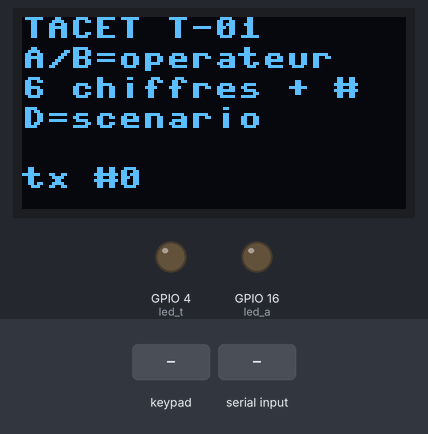
A program run on a simulated ESP32 board running MicroPython. On the bench: 128×64 one-colour display, output pins drawn as LEDs (lit = HIGH). Inputs (shaded band) come from the test bench. Random numbers come from a fixed seed; the interpreter's speed is modelled, so counts of loop turns are approximate; library files of the repository ran but are not shown: ssd1306.py; pins used as bus, display or sensor lines are not drawn; what the program prints to the serial console is not drawn.

Above: at 1.2 s.
1.3 s: keypad keys 1 2 3 A D pressed 0.4 s apart
At 4.9 s:
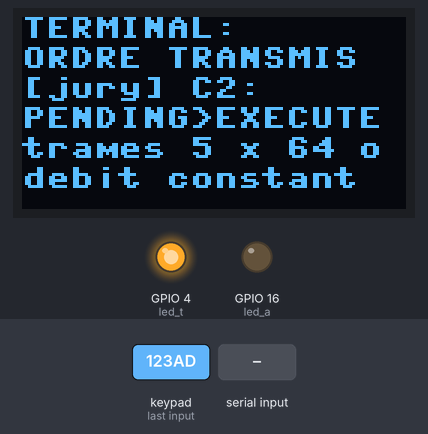
6.3 s: key 'D' pressed
At 7.6 s:
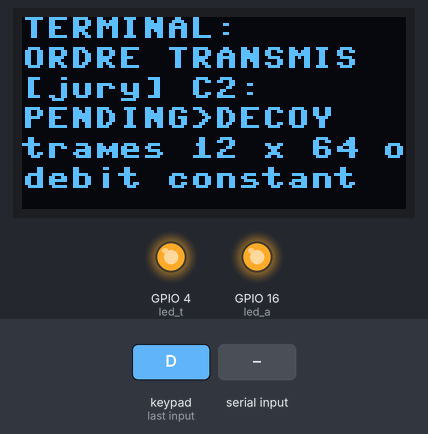
9.3 s: "kind" typed at the serial console
At 11.3 s:
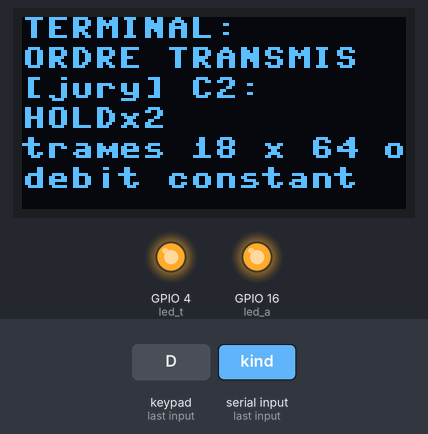
12.3 s: keypad keys 1 3 9 7 D pressed 0.4 s apart
At 15.5 s:
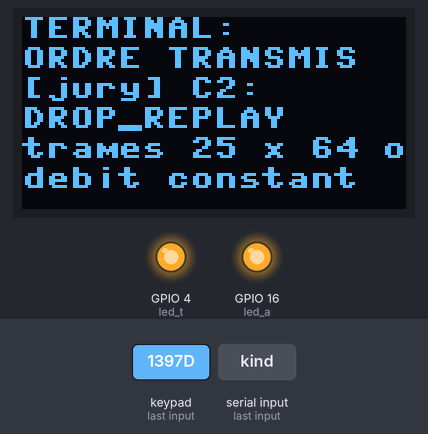
15.8 s: "D" typed at the serial console
At 17.4 s:
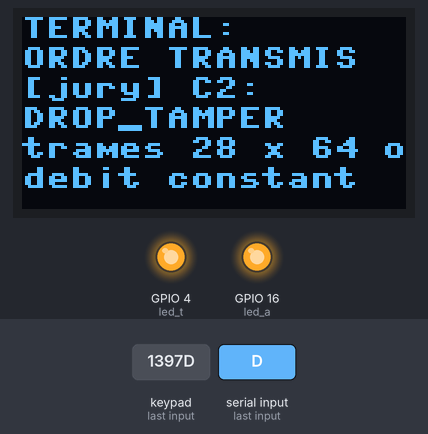
18.8 s: keypad keys 4 5 6 B D pressed 0.4 s apart
At 22.0 s:
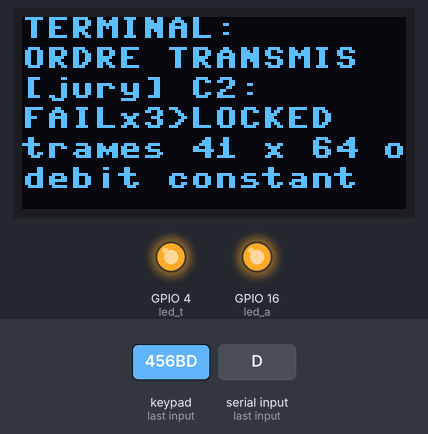
Timing chart, 0 to 23.5 s (numbered marks = the images above; inputs shaded):
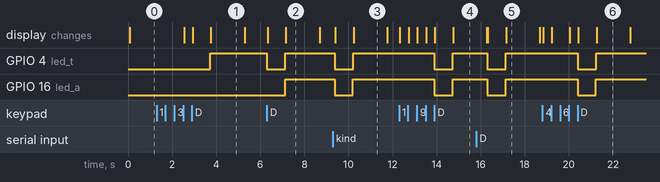

Measured:
- after the input at 1.3 s, GPIO 4 (led_t): LOW → HIGH after 2.4 s; the display: first changes after 1.2 s (image 1 shows a later state)
- after the input at 6.3 s, GPIO 4 (led_t): HIGH → LOW at once, → HIGH 0.83 s later; GPIO 16 (led_a): LOW → HIGH after 0.84 s; the display: first changes at once (image 2 shows a later state)
- after the input at 9.3 s, GPIO 4 (led_t), GPIO 16 (led_a): HIGH → LOW after 0.08 s, → HIGH 0.83 s later; the display: first changes after 0.10 s (image 3 shows a later state)
- after the input at 12.3 s, GPIO 4 (led_t), GPIO 16 (led_a): HIGH → LOW after 1.6 s, → HIGH 0.83 s later; the display: first changes at once (image 4 shows a later state)
- after the input at 15.8 s, GPIO 4 (led_t), GPIO 16 (led_a): HIGH → LOW after 0.50 s, → HIGH 0.83 s later
- after the input at 18.8 s, GPIO 4 (led_t): HIGH → LOW after 1.6 s, → HIGH 0.84 s later; GPIO 16 (led_a): HIGH → LOW after 1.6 s, → HIGH 0.83 s later; the display: first changes at once (image 6 shows a later state)
- what the display in image 1 shows lasts 1.5 s, from 3.8 s to 5.3 s

The program:

main.py
```python
"""TACET - terminal d'autorisation sous contrainte (ESP32 + MicroPython).

Clavier 4x4 : A/B = operateur 1/2, 6 chiffres + '#' = envoyer, '*' = annuler,
D = scenario de demonstration suivant (S1..S6).
LED verte = ce que voit l'agresseur. LED rouge = verdict C2 (DEMO UNIQUEMENT :
absente d'un vrai terminal).
"""
import sys
import select
import time
from machine import Pin, I2C
import tconfig as cfg
import tproto as P
import tchannel as C
import tscen as S
from ssd1306 import SSD1306_I2C

i2c = I2C(0, scl=Pin(cfg.SCL), sda=Pin(cfg.SDA), freq=400000)
oled = SSD1306_I2C(128, 64, i2c)
led_t = Pin(cfg.LED_TERMINAL, Pin.OUT)
led_a = Pin(cfg.LED_ALARM, Pin.OUT)
rows = [Pin(p, Pin.OUT, value=0) for p in cfg.KP_ROWS]
cols = [Pin(p, Pin.IN, Pin.PULL_DOWN) for p in cfg.KP_COLS]
MAP = ("123A", "456B", "789C", "*0#D")

keys = P.Keys(cfg.MASTER)
term = P.Terminal(keys)
c2 = P.C2(keys, cfg.OPERATORS, bio_thr=cfg.BIO_THRESHOLD)
obs = C.Observer()
link = C.Link(term, c2, obs, slot_ms=cfg.SLOT_MS)
ctx = S.Ctx(link, term, c2)
poll = select.poll()
poll.register(sys.stdin, select.POLLIN)
ALARM = ("DECOY", "HOLD", "DROP_TAMPER", "DROP_REPLAY", "FAIL", "LOCKED")


def scan():
    for r in range(4):
        rows[r].value(1)
        for c in range(4):
            if cols[c].value():
                rows[r].value(0)
                return MAP[r][c]
        rows[r].value(0)
    return None


def show(*lines):
    oled.fill(0)
    for i, l in enumerate(lines[:6]):
        oled.text(l[:16], 0, i * 10)
    oled.show()


def on_event(e):
    k = e["kind"]
    print("C2>", k, {x: e[x] for x in e if x not in ("kind",)})
    led_a.value(1 if k in ALARM else 0)


def summarize(out):
    s, last, n = [], None, 0
    for k in out + [None]:
        if k == last:
            n += 1
            continue
        if last is not None:
            s.append(last + ("x%d" % n if n > 1 else ""))
        last, n = k, 1
    return ">".join(s)


def scenario(i):
    print("=== %s ===" % S.NAMES[i])
    if i == 0:                      # nouveau tour : deverrouillage administrateur
        c2.locked.clear()
        c2.fails.clear()
    led_t.value(0); led_a.value(0)
    show("TACET T-01", S.NAMES[i][:16], "Operateur: saisie", "puis envoi...")
    time.sleep_ms(800)
    out = S.run(i, ctx, on_event)
    led_t.value(1)                         # l'agresseur voit toujours la meme chose
    show("TERMINAL:", "ORDRE TRANSMIS", "[jury] C2:", summarize(out)[:16],
         "trames %d x 64 o" % len(obs.seen), "debit constant")
    print("RESULT", i + 1, out)
    time.sleep_ms(1500)


def idle_screen(msg=""):
    show("TACET T-01", "A/B=operateur", "6 chiffres + #", "D=scenario", msg,
         "tx #%d" % term.ctr)


def main():
    print("TACET boot ; profils op1 mu=%d op2 mu=%d" % (ctx.prof[1].mu_m, ctx.prof[2].mu_m))
    idle_screen()
    nxt = time.ticks_add(time.ticks_ms(), cfg.SLOT_MS)
    op, buf, ts, scen, cmd = None, "", [], 0, 1
    while True:
        k = scan()
        if k is None and poll.poll(0):
            ch = sys.stdin.read(1).upper()
            k = ch if ch in "0123456789ABCD*#" else None
        now = time.ticks_ms()
        if k:
            if k == "D":
                scenario(scen % 6); scen += 1; idle_screen()
            elif k in "AB":
                op, buf, ts = (1 if k == "A" else 2), "", []
                show("Operateur %d" % op, "PIN: ")
            elif k == "*":
                op, buf, ts = None, "", []; idle_screen("annule")
            elif k == "#" and op and len(buf) == cfg.PIN_LEN:
                term.submit(op, buf, cmd, 1, 250000, 0)
                show("TERMINAL:", "ORDRE TRANSMIS"); led_t.value(1)
                op, buf, ts = None, "", []
            elif k.isdigit() and op and len(buf) < cfg.PIN_LEN:
                buf += k; ts.append(now)
                show("Operateur %d" % op, "PIN: " + "*" * len(buf))
            while scan():                  # anti-rebond
                time.sleep_ms(10)
        if time.ticks_diff(now, nxt) >= 0:
            nxt = time.ticks_add(nxt, cfg.SLOT_MS)
            f, ev = link.slot()
            if ev and ev["kind"] != "COVER":
                on_event(ev)
                if ev["kind"] in ("EXECUTE", "DECOY", "HOLD"):
                    cmd += 1
        time.sleep_ms(20)


main()
```

tconfig.py
```python
"""TACET - configuration de DEMONSTRATION. Ne jamais reutiliser ces secrets."""
MASTER = b"TACET-DEMO-MASTER-KEY-0001-NOT-SECRET"
OPERATORS = {1: ("482915", "482951"),   # op -> (PIN normal, PIN contrainte)
             2: ("739206", "739260")}
BIO_THRESHOLD = 96
SLOT_MS = 1000
PIN_LEN = 6
# Broches ESP32 (voir docs/WIRING.md)
KP_ROWS = (32, 33, 25, 26)
KP_COLS = (27, 23, 19, 18)
SDA, SCL = 21, 22
LED_TERMINAL, LED_ALARM = 4, 16
```

tproto.py
```python
"""TACET - protocole d'autorisation sous contrainte.

Trame fixe de 64 octets : ctr(4) | chiffre(48) | tag_lien(12).
Toutes les trames (ordre reel ou couverture) ont la meme taille, partent a debit
constant et sont indiscernables de l'exterieur. Le terminal ne verifie JAMAIS le
PIN et ne connait pas le PIN de contrainte : la semantique "contrainte" n'existe
que cote C2.

Clair (48 o) : type1 | op1 | cmd2 | action1 | param4 | bio1 | tag_op16 | pad22
"""
from tcrypto import (hmac_sha256, ct_equal, xor_bytes, keystream, u32, derive,
                     urandom)

FRAME_LEN = 64
PT_LEN = 48
LTAG_LEN = 12
OTAG_LEN = 16
T_COVER = 0
T_AUTH = 1


class Keys:
    def __init__(self, master):
        self.kenc = derive(master, b"TACET-ENC")
        self.kmac = derive(master, b"TACET-MAC")


def op_key(kmac, op_id, pin):
    return hmac_sha256(kmac, b"OP" + bytes([op_id]) + pin.encode())


def _otag(kop, ctr, body):
    return hmac_sha256(kop, u32(ctr) + body)[:OTAG_LEN]


class Terminal:
    """Cote operateur. N'a aucune connaissance des PIN valides."""

    def __init__(self, keys, rand=None):
        self.k = keys
        self.ctr = 0
        self.q = []
        self.rand = rand or urandom

    def submit(self, op_id, pin, cmd_id, action, param, bio=0):
        self.q.append((op_id, pin, cmd_id, action, param, bio))

    def pending(self):
        return len(self.q)

    def next_frame(self):
        """Appele a chaque creneau : exactement une trame de 64 o."""
        self.ctr += 1
        ctr = self.ctr
        if self.q:
            op, pin, cmd, act, par, bio = self.q.pop(0)
            body = (bytes([T_AUTH, op]) + bytes([cmd >> 8, cmd & 255, act])
                    + u32(par) + bytes([bio & 255]))
            tag_op = _otag(op_key(self.k.kmac, op, pin), ctr, body)
            pt = body + tag_op + self.rand(PT_LEN - len(body) - OTAG_LEN)
        else:
            pt = bytes([T_COVER]) + self.rand(PT_LEN - 1)
        ct = xor_bytes(pt, keystream(self.k.kenc, ctr, PT_LEN))
        tag = hmac_sha256(self.k.kmac, u32(ctr) + ct)[:LTAG_LEN]
        return u32(ctr) + ct + tag


class C2:
    """Centre de commandement / banque : seul detenteur des PIN et des seuils."""

    def __init__(self, keys, operators, bio_thr=96, max_fail=3, window=8,
                 on_execute=None):
        self.k = keys
        self.ops = operators          # op_id -> (pin_normal, pin_contrainte)
        self.bio_thr = bio_thr
        self.max_fail = max_fail
        self.window = window
        self.on_execute = on_execute
        self.last = 0
        self.fails = {}
        self.locked = set()
        self.cmds = {}                # cmd -> {"first":ctr,"ok":set,"bad":kind}
        self.log = []

    def _ev(self, kind, ctr, **kw):
        e = {"kind": kind, "ctr": ctr}
        e.update(kw)
        self.log.append(e)
        return e

    def receive(self, frame):
        if len(frame) != FRAME_LEN:
            return self._ev("DROP_FORMAT", -1)
        ctr = int.from_bytes(frame[:4], "big")
        ct = frame[4:52]
        tag = frame[52:]
        exp = hmac_sha256(self.k.kmac, frame[:4] + ct)[:LTAG_LEN]
        if not ct_equal(tag, exp):
            return self._ev("DROP_TAMPER", ctr)
        if ctr <= self.last:
            return self._ev("DROP_REPLAY", ctr)
        self.last = ctr
        pt = xor_bytes(ct, keystream(self.k.kenc, ctr, PT_LEN))
        if pt[0] == T_COVER:
            return self._ev("COVER", ctr)
        if pt[0] != T_AUTH:
            return self._ev("DROP_FORMAT", ctr)
        op = pt[1]
        cmd = (pt[2] << 8) | pt[3]
        act = pt[4]
        par = int.from_bytes(pt[5:9], "big")
        bio = pt[9]
        body = pt[:10]
        otag = pt[10:10 + OTAG_LEN]
        if op not in self.ops:
            return self._ev("FAIL", ctr, op=op, cmd=cmd)
        if op in self.locked:
            return self._ev("LOCKED", ctr, op=op, cmd=cmd)
        pn, pd = self.ops[op]
        status = None
        for name, pin in (("OK", pn), ("DURESS", pd)):
            exp_o = _otag(op_key(self.k.kmac, op, pin), ctr, body[:10])
            if ct_equal(otag, exp_o):
                status = name
                break
        if status is None:
            n = self.fails.get(op, 0) + 1
            self.fails[op] = n
            if n >= self.max_fail:
                self.locked.add(op)
            return self._ev("FAIL", ctr, op=op, cmd=cmd, fails=n,
                            locked=op in self.locked)
        self.fails[op] = 0
        if status == "OK" and bio >= self.bio_thr:
            status = "SUSPECT"
        c = self.cmds.get(cmd)
        if c is None or ctr - c["first"] > self.window:
            c = {"first": ctr, "ok": set(), "bad": None}
            self.cmds[cmd] = c
        if status in ("DURESS", "SUSPECT"):
            c["bad"] = status
        if c["bad"]:
            kind = "DECOY" if c["bad"] == "DURESS" else "HOLD"
            return self._ev(kind, ctr, op=op, cmd=cmd, par=par, bio=bio,
                            silent=True)
        c["ok"].add(op)
        if len(c["ok"]) >= 2:
            c["bad"] = "DONE"
            if self.on_execute:
                self.on_execute(cmd, act, par)
            return self._ev("EXECUTE", ctr, cmd=cmd, par=par, ops=sorted(c["ok"]))
        return self._ev("PENDING", ctr, op=op, cmd=cmd, bio=bio)

    def ack(self, ctr, rand=None):
        """Acquittement descendant : meme forme quelle que soit l'issue."""
        r = rand or urandom
        pt = bytes([0xA5]) + u32(ctr) + r(PT_LEN - 5)
        ct = xor_bytes(pt, keystream(self.k.kenc, ctr, PT_LEN, b"D"))
        return u32(ctr) + ct + hmac_sha256(self.k.kmac, b"D" + u32(ctr) + ct)[:LTAG_LEN]
```

tchannel.py
```python
"""TACET - modele de liaison (PAS une simulation radio physique).

Modelise : debit constant (1 trame / creneau), perte aleatoire, et un
observateur passif qui n'enregistre que ce qu'un ecouteur voit (instant, taille).
Les actions d'un adversaire actif (rejeu, alteration) sont des fonctions pures.
"""


class Observer:
    def __init__(self):
        self.seen = []      # (t_ms, taille)

    def tap(self, t, frame):
        self.seen.append((t, len(frame)))

    def summary(self):
        sizes = set([s for _, s in self.seen])
        gaps = set([self.seen[i + 1][0] - self.seen[i][0]
                    for i in range(len(self.seen) - 1)])
        return {"n": len(self.seen), "sizes": sorted(sizes), "gaps": sorted(gaps)}


def replay(frame):
    return bytes(frame)


def tamper(frame, bit=100):
    b = bytearray(frame)
    b[bit // 8] ^= 1 << (bit % 8)
    return bytes(b)


class Link:
    """Terminal -> canal -> C2, un creneau a la fois."""

    def __init__(self, terminal, c2, observer, slot_ms=1000, loss=0.0, rnd=None):
        self.t = terminal
        self.c2 = c2
        self.obs = observer
        self.slot_ms = slot_ms
        self.loss = loss
        self.rnd = rnd
        self.now = 0

    def slot(self, inject=None):
        """Emet exactement une trame ; `inject` = trame adverse supplementaire."""
        f = self.t.next_frame()
        self.now += self.slot_ms
        self.obs.tap(self.now, f)
        ev = None
        if not (self.rnd and self.rnd() < self.loss):
            ev = self.c2.receive(f)
        if inject is not None:
            ev = self.c2.receive(inject)
        return f, ev
```

tscen.py
```python
"""TACET - scenarios de demonstration reproductibles.

Operateur *simule* : les intervalles de frappe sont generes par un LCG entier
deterministe, identique sur PC et sur ESP32, de sorte que la sortie Wokwi peut
etre comparee a la reference hote. Ce n'est PAS un humain : voir docs.
"""
import tproto as P
import tbio as B
import tconfig as cfg


class Rng:
    def __init__(self, seed=20261116):
        self.s = seed & 0xFFFFFFFF

    def u(self, n):                       # entier uniforme 0..n-1
        self.s = (self.s * 1664525 + 1013904223) & 0xFFFFFFFF
        return (self.s >> 8) % n

    def gauss_milli(self):                # ~N(0,1) x 1000, somme de 12 uniformes
        return sum([self.u(1001) for _ in range(12)]) - 6000


def typing(rng, mu, cv_milli, n=cfg.PIN_LEN + 1):
    """Horodatages (ms) de n touches : intervalle = mu * (1 + cv*g)."""
    ts = [0]
    for _ in range(n - 1):
        d = mu + (mu * cv_milli * rng.gauss_milli()) // 1000000
        ts.append(ts[-1] + max(40, d))
    return ts


MU = {1: 220, 2: 260}
CV = 180


class Ctx:
    def __init__(self, link, term, c2, seed=1):
        self.link, self.term, self.c2 = link, term, c2
        self.rng = Rng(seed)
        self.prof = {}
        for op in (1, 2):
            self.prof[op] = B.Profile().enrol(
                [typing(self.rng, MU[op], CV) for _ in range(8)])
        self.cmd = 100
        self.last_frame = None
        self.executed = []


NAMES = ["S1 nominal 2 op.", "S2 PIN contrainte",
         "S3 stress rythme", "S4 rejeu adverse",
         "S5 trame alteree", "S6 force brute PIN"]


def _send(ctx, op, pin, mu, par, cv=CV):
    ts = typing(ctx.rng, mu, cv)
    bio = ctx.prof[op].score(ts)
    ctx.term.submit(op, pin, ctx.cmd, 1, par, bio)
    return bio


def _flush(ctx, out, log):
    """Emet des creneaux jusqu'a vidage de la file + 1 creneau de couverture."""
    n = 0
    while ctx.term.pending() or n == 0:
        f, ev = ctx.link.slot()
        ctx.last_frame = f
        n += 1
        if ev and ev["kind"] != "COVER":
            out.append(ev["kind"])
            log(ev)
    f, ev = ctx.link.slot()
    ctx.last_frame = f


def run(i, ctx, log):
    """Execute le scenario i (0..5). Retourne la liste des verdicts C2."""
    out = []
    ctx.cmd += 1
    pn1, pd1 = cfg.OPERATORS[1]
    pn2, pd2 = cfg.OPERATORS[2]
    if i == 0:
        _send(ctx, 1, pn1, MU[1], 250000)
        _send(ctx, 2, pn2, MU[2], 250000)
    elif i == 1:
        _send(ctx, 1, pn1, MU[1], 250000)
        _send(ctx, 2, pd2, MU[2], 250000)
    elif i == 2:
        _send(ctx, 1, pn1, 120, 250000, cv=320)      # frappe precipitee/saccadee
        _send(ctx, 2, pn2, MU[2], 250000)
    elif i == 3:
        _flush(ctx, [], lambda e: None)
        ctx.link.slot(inject=ctx.last_frame)           # rejeu du dernier cadre
        e = ctx.c2.log[-1]
        out.append(e["kind"]); log(e)
        return out
    elif i == 4:
        _send(ctx, 1, pn1, MU[1], 5)
        _flush(ctx, [], lambda e: None)
        from tchannel import tamper
        ctx.link.slot(inject=tamper(ctx.last_frame))
        e = ctx.c2.log[-1]
        out.append(e["kind"]); log(e)
        return out
    elif i == 5:
        for _ in range(3):
            ctx.term.submit(1, "000000", ctx.cmd, 1, 1, 0)
        _flush(ctx, out, log)
        ctx.term.submit(1, pn1, ctx.cmd, 1, 1, 0)
        _flush(ctx, out, log)
        return out
    _flush(ctx, out, log)
    return out
```

tcrypto.py
```python
"""TACET - primitives cryptographiques (portables CPython / MicroPython).

Seul hashlib.sha256 est requis : HMAC-SHA256 (RFC 2104) est reconstruit ici car
le module `hmac` n'existe pas dans MicroPython. Le chiffrement est un flux
PRF-CTR (HMAC-SHA256 en mode compteur), construction standard et sans dependance
a cryptolib.
"""
import hashlib

try:
    import os
    urandom = os.urandom
except ImportError:  # pragma: no cover
    urandom = None

BLOCK = 64


def sha256(data):
    return hashlib.sha256(data).digest()


def hmac_sha256(key, msg):
    if len(key) > BLOCK:
        key = sha256(key)
    key = key + bytes(BLOCK - len(key))
    ipad = bytes([k ^ 0x36 for k in key])
    opad = bytes([k ^ 0x5C for k in key])
    return sha256(opad + sha256(ipad + msg))


def ct_equal(a, b):
    """Comparaison a temps constant (autant que possible en Python)."""
    if len(a) != len(b):
        return False
    r = 0
    for x, y in zip(a, b):
        r |= x ^ y
    return r == 0


def xor_bytes(a, b):
    return bytes([x ^ y for x, y in zip(a, b)])


def u32(n):
    return bytes([(n >> 24) & 255, (n >> 16) & 255, (n >> 8) & 255, n & 255])


def keystream(kenc, ctr, n, label=b"S"):
    out = b""
    i = 0
    while len(out) < n:
        out += hmac_sha256(kenc, label + u32(ctr) + bytes([i]))
        i += 1
    return out[:n]


def derive(master, label):
    return hmac_sha256(master, label)
```

tbio.py
```python
"""TACET - signal comportemental implicite : rythme de frappe du PIN.

Profil robuste simple (moyenne et coefficient de variation des intervalles
inter-touches), appris a l'enrolement. Score 0..255 = 32 x ecart maximal en
ecarts-types ; le seuil C2 (96) correspond a 3 ecarts-types.
Aucune donnee reelle sous contrainte n'a ete utilisee : voir docs/EXPERIMENTS.md.
"""


def intervals(ts):
    return [ts[i + 1] - ts[i] for i in range(len(ts) - 1)]


def feats(ts):
    d = intervals(ts)
    n = len(d)
    m = sum(d) / n
    v = sum([(x - m) * (x - m) for x in d]) / n
    return m, (v ** 0.5) / m


class Profile:
    def __init__(self):
        self.mu_m = self.sd_m = self.mu_cv = self.sd_cv = None
        self.n = 0

    def enrol(self, sessions):
        fs = [feats(s) for s in sessions]
        n = len(fs)
        ms = [f[0] for f in fs]
        cs = [f[1] for f in fs]
        self.mu_m = sum(ms) / n
        self.mu_cv = sum(cs) / n
        sm = (sum([(x - self.mu_m) ** 2 for x in ms]) / n) ** 0.5
        sc = (sum([(x - self.mu_cv) ** 2 for x in cs]) / n) ** 0.5
        self.sd_m = max(sm, 0.06 * self.mu_m)      # planchers anti-sur-ajustement
        self.sd_cv = max(sc, 0.06)
        self.n = n
        return self

    def score(self, ts):
        if self.mu_m is None:
            return 0
        m, cv = feats(ts)
        z = max(abs(m - self.mu_m) / self.sd_m, abs(cv - self.mu_cv) / self.sd_cv)
        return min(255, int(z * 32))
```
